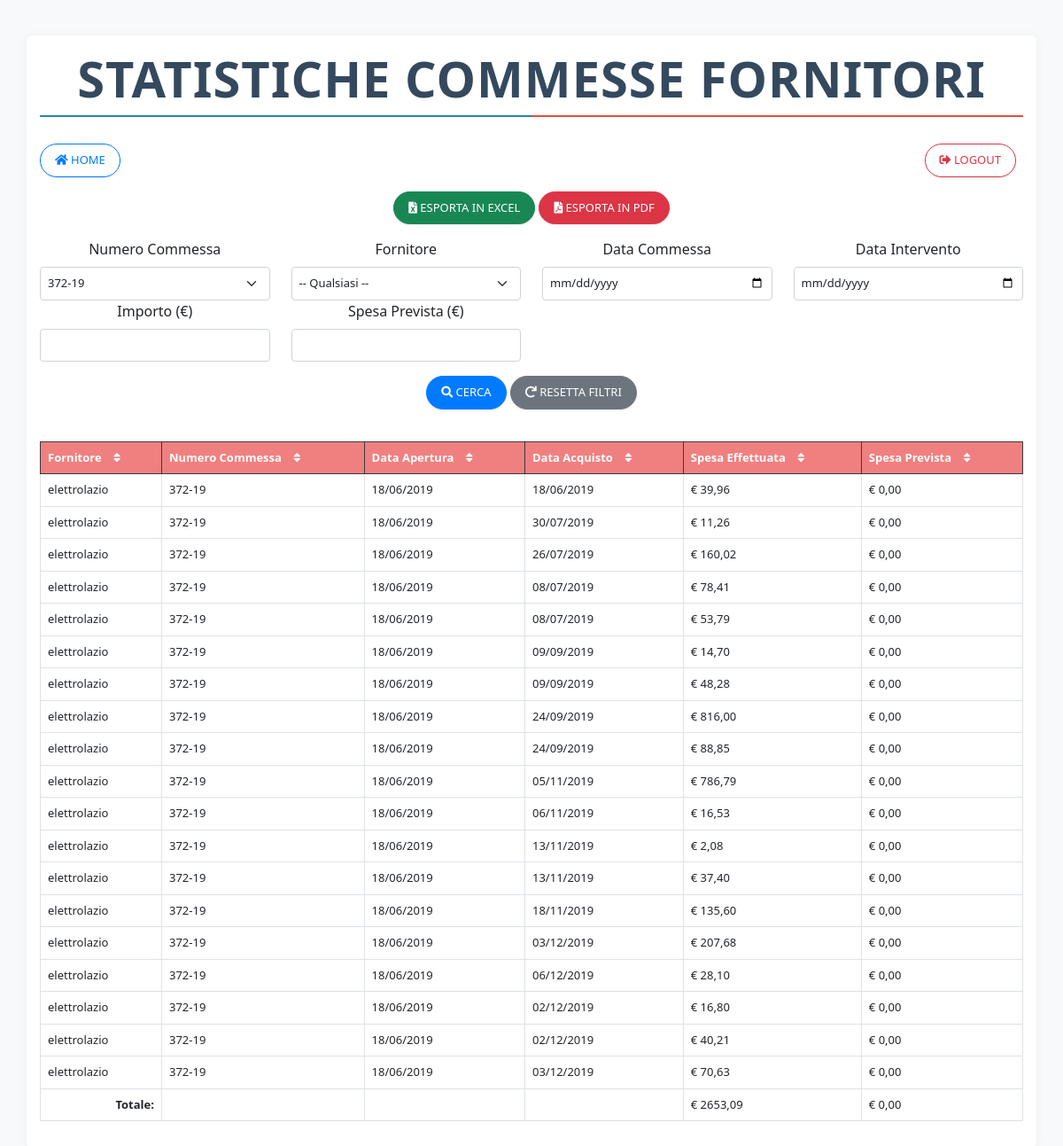
The app's page /php/statistiche_commesse_fornitori.php?numeroCommessa=372-19 (signed in) with its own data.
### tables this page shows
CREATE TABLE `comm_fornitore` (
  `idcomm_fornitore` int(11) NOT NULL,
  `idfornitore` int(11) DEFAULT NULL,
  `idtipologia_rif` int(11) DEFAULT NULL,
  `rif` varchar(255) DEFAULT NULL,
  `FileAllegatoRiferimento` LONGBLOB DEFAULT NULL,
  `datains` date DEFAULT NULL,
  `importo` double DEFAULT NULL,
  `idcommessa` int(11) DEFAULT NULL
);

CREATE TABLE `fornitori` (
  `idfornitore` int(11) NOT NULL,
  `idcommessa` int(11) DEFAULT NULL,
  `fornitore` varchar(255) DEFAULT NULL
);

CREATE TABLE `commesse` (
  `idcommessa` int(11) NOT NULL,
  `idcliente` int(11) DEFAULT NULL,
  `numero` varchar(255) DEFAULT NULL,
  `rifoff` varchar(255) DEFAULT NULL,
  `stato` varchar(255) DEFAULT NULL,
  `dataapertura` date DEFAULT NULL,
  `deslavoro` longtext DEFAULT NULL,
  `costooffertauscita` double DEFAULT NULL,
  `costo_tot_comm_prev` double DEFAULT NULL,
  `costo_tot_forn_prev` double DEFAULT NULL,
  `costo_tot_pers_prev` double DEFAULT NULL,
  `datachiusura` date DEFAULT NULL,
  `percalert` int(11) DEFAULT 50
);

### php/statistiche_commesse_fornitori.php (the view, shortened to what this page needs)
<?php
include_once("connection.php");
$numeroCommessa = isset($_GET['numeroCommessa']) ? mysqli_real_escape_string($mysqli, $_GET['numeroCommessa']) : '';
$dataCommessa = isset($_GET['dataCommessa']) ? mysqli_real_escape_string($mysqli, $_GET['dataCommessa']) : '';
$dataIntervento = isset($_GET['dataIntervento']) ? mysqli_real_escape_string($mysqli, $_GET['dataIntervento']) : '';
$query = "SELECT
              fornitori.fornitore,
              commesse.numero,
              DATE_FORMAT(commesse.dataapertura, '%d/%m/%Y') AS data_ap,
              DATE_FORMAT(comm_fornitore.datains, '%d/%m/%Y') AS data_lavoro,
              comm_fornitore.importo,
              commesse.costo_tot_forn_prev AS spesa_prevista
          FROM comm_fornitore
          LEFT JOIN fornitori ON fornitori.idfornitore = comm_fornitore.idfornitore
          INNER JOIN commesse ON commesse.idcommessa = comm_fornitore.idcommessa
          WHERE 1=1";
if (!empty($numeroCommessa)) {
    $query .= " AND commesse.numero = '$numeroCommessa'";
}
$result = mysqli_query($mysqli, $query);
$numeriCommessaResult = mysqli_query($mysqli, "SELECT idcommessa, numero FROM commesse WHERE LOWER(stato) IN ('aperta', 'chiusa')  ORDER BY numero DESC");
?>
<!DOCTYPE html>
<html lang="it">
<head>
    <link href="https://cdn.jsdelivr.net/npm/bootstrap@5.3.0-alpha1/dist/css/bootstrap.min.css" rel="stylesheet">
    <link rel="stylesheet" href="https://cdnjs.cloudflare.com/ajax/libs/font-awesome/5.15.4/css/all.min.css">
    <link rel="stylesheet" href="style.css">
</head>
<body>
<div class="container">
    <h1 class="text-center display-4 mb-4">Statistiche Commesse Fornitori</h1>
    <div class="d-flex justify-content-between mb-3">
        <a href="index.php" class="btn btn-outline-light"><i class="fas fa-home"></i> Home</a>
        <a href="logout.php" class="btn btn-outline-danger"><i class="fas fa-sign-out-alt"></i> Logout</a>
    </div>
	<div class="mb-3 text-center">
        <a href="javascript:void(0)" class="btn btn-success" onclick="exportToExcel()"><i class="fas fa-file-excel"></i> Esporta in Excel</a>
        <a href="javascript:void(0)" class="btn btn-danger" onclick="exportToPDF()"><i class="fas fa-file-pdf"></i> Esporta in PDF</a>
    </div>
    <form id="filterForm" action="statistiche_commesse_fornitori.php" method="GET" class="mb-3">
        <div class="row">
            <div class="col-md-3">
                <label for="numeroCommessa" class="form-label">Numero Commessa</label>
                <select name="numeroCommessa" class="form-select">
                    <?php while ($row = mysqli_fetch_assoc($numeriCommessaResult)) { ?>
                        <option value="<?php echo htmlspecialchars($row['numero']); ?>" <?php if($row['numero'] == $numeroCommessa) echo 'selected'; ?>>
                            <?php echo htmlspecialchars($row['numero']); ?>
                        </option>
                    <?php } ?>
                </select>
            </div>
            <div class="col-md-3">
                <label for="fornitore" class="form-label">Fornitore</label>
                <select name="fornitore" class="form-select">
                    <option value="">-- Qualsiasi --</option>
                </select>
            </div>
            <div class="col-md-3">
                <label for="dataCommessa" class="form-label">Data Commessa</label>
                <input type="date" name="dataCommessa" class="form-control" id="dataCommessa" value="<?php echo $dataCommessa; ?>">
            </div>
            <div class="col-md-3">
                <label for="dataIntervento" class="form-label">Data Intervento</label>
                <input type="date" name="dataIntervento" class="form-control" id="dataIntervento" value="<?php echo $dataIntervento; ?>">
            </div>
            <div class="col-md-3">
                <label for="importo" class="form-label">Importo (€)</label>
                <input type="number" step="0.01" name="importo" class="form-control" id="importo" value="<?php echo isset($_GET['importo']) ? htmlspecialchars($_GET['importo']) : ''; ?>">
            </div>
            <div class="col-md-3">
                <label for="spesaPrevista" class="form-label">Spesa Prevista (€)</label>
                <input type="number" step="0.01" name="spesaPrevista" class="form-control" id="spesaPrevista" value="<?php echo isset($_GET['spesaPrevista']) ? htmlspecialchars($_GET['spesaPrevista']) : ''; ?>">
            </div>
            <div class="text-center mt-3 filter-buttons">
                <button type="submit" class="btn btn-primary"><i class="fas fa-search"></i> Cerca</button>
                <button type="button" class="btn btn-secondary" id="resetFilters"><i class="fas fa-redo"></i> Resetta Filtri</button>
            </div>
        </div>
    </form>
    <div class="table-responsive">
        <table class="table table-hover table-bordered">
		<thead class="table-dark">
			<tr>
				<th onclick="sortTable(0, this)">Fornitore <span class="sort-icon"><i class="fas fa-sort"></i></span></th>
				<th onclick="sortTable(1, this)">Numero Commessa <span class="sort-icon"><i class="fas fa-sort"></i></span></th>
				<th onclick="sortTable(2, this)">Data Apertura <span class="sort-icon"><i class="fas fa-sort"></i></span></th>
				<th onclick="sortTable(3, this)">Data Acquisto <span class="sort-icon"><i class="fas fa-sort"></i></span></th>
				<th onclick="sortTable(4, this)">Spesa Effettuata <span class="sort-icon"><i class="fas fa-sort"></i></span></th>
				<th onclick="sortTable(5, this)">Spesa Prevista <span class="sort-icon"><i class="fas fa-sort"></i></span></th>
			</tr>
		</thead>
            <tbody>
                <?php while ($row = mysqli_fetch_assoc($result)) { ?>
                    <tr>
                        <td><?php echo htmlspecialchars($row['fornitore']); ?></td>
                        <td><?php echo htmlspecialchars($row['numero']); ?></td>
                        <td><?php echo htmlspecialchars($row['data_ap']); ?></td>
                        <td><?php echo htmlspecialchars($row['data_lavoro']); ?></td>
                        <td>€ <?php echo str_replace('.', ',', sprintf('%.2f', $row['importo'])); ?></td>
                        <td>€ <?php echo str_replace('.', ',', sprintf('%.2f', $row['spesa_prevista'])); ?></td>
                    </tr>
                <?php } ?>
                <tr id="totalsRow">
                    <td class="text-end"><strong>Totale:</strong></td>
                    <td></td>
                    <td></td>
                    <td></td>
                    <td id="totalImporto"></td>
                    <td id="totalSpesaPrevista"></td>
                </tr>
            </tbody>
        </table>
    </div>
</div>
</body>
</html>

### php/style.css (style rules this page uses)
body { background-color: #f8f9fa; color: #212529; }
h1.text-center.display-4 { position: relative; font-weight: bold !important; color: #34495e !important; text-transform: uppercase !important; letter-spacing: 1px !important; margin-bottom: 30px !important; padding-bottom: 10px !important; background: none !important; overflow: hidden; }
h1.text-center.display-4::before, h1.text-center.display-4::after { content: ''; position: absolute; height: 2px; width: 50%; bottom: 0; background-color: #2980b9; transition: all 0.4s ease; z-index: 1; }
h1.text-center.display-4::before { left: 0; background-color: #2980b9; }
h1.text-center.display-4::after { right: 0; background-color: #e74c3c; }
h1.text-center.display-4::before, h1.text-center.display-4::after { animation: move-bar 2s ease infinite alternate; }
.container { margin-top: 40px; padding: 15px; background-color: #ffffff; border-radius: 6px; box-shadow: 0 0 10px rgba(0, 0, 0, 0.05); }
.table { background-color: #ffffff; border: 1px solid #dee2e6; border-radius: 4px; width: 100%; table-layout: auto; }
.table th, .table td { vertical-align: middle; color: #212529; padding: 8px; font-size: 13px; }
.table thead th { background-color: #f08080; color: #ffffff; text-align: left; font-weight: bold; }
.btn { border-radius: 20px; padding: 8px 16px; font-size: 13px; font-weight: 500; text-transform: uppercase; box-shadow: 0 1px 3px rgba(0, 0, 0, 0.1); }
.btn-primary { background-color: #007bff; border-color: #007bff; color: #fff; }
.btn-outline-light { border-color: #007bff; color: #007bff; }
.form-control, .form-select { background-color: #ffffff; color: #212529; border: 1px solid #ced4da; padding: 8px; font-size: 13px; border-radius: 4px; }
.form-label { display: block; text-align: center; }
.form-control::placeholder { color: #6c757d; }
.d-flex .btn { margin-right: 8px; padding: 8px 16px; font-size: 13px; border-radius: 20px; }
.sort-icon { margin-left: 10px; cursor: pointer; }

### php/statistiche_commesse_fornitori.php (style rules this page uses)
.filter-buttons { margin-bottom: 20px; }

### records on screen
comm_fornitore: idfornitore.fornitore "elettrolazio", idcommessa.numero "372-19", data_ap "18/06/2019", data_lavoro "18/06/2019", importo "39,96", idcommessa.costo_tot_forn_prev "0,00"
comm_fornitore: idfornitore.fornitore "elettrolazio", idcommessa.numero "372-19", data_ap "18/06/2019", data_lavoro "30/07/2019", importo "11,26", idcommessa.costo_tot_forn_prev "0,00"
comm_fornitore: idfornitore.fornitore "elettrolazio", idcommessa.numero "372-19", data_ap "18/06/2019", data_lavoro "26/07/2019", importo "160,02", idcommessa.costo_tot_forn_prev "0,00"
comm_fornitore: idfornitore.fornitore "elettrolazio", idcommessa.numero "372-19", data_ap "18/06/2019", data_lavoro "08/07/2019", importo "78,41", idcommessa.costo_tot_forn_prev "0,00"
comm_fornitore: idfornitore.fornitore "elettrolazio", idcommessa.numero "372-19", data_ap "18/06/2019", data_lavoro "08/07/2019", importo "53,79", idcommessa.costo_tot_forn_prev "0,00"
comm_fornitore: idfornitore.fornitore "elettrolazio", idcommessa.numero "372-19", data_ap "18/06/2019", data_lavoro "09/09/2019", importo "14,70", idcommessa.costo_tot_forn_prev "0,00"
comm_fornitore: idfornitore.fornitore "elettrolazio", idcommessa.numero "372-19", data_ap "18/06/2019", data_lavoro "09/09/2019", importo "48,28", idcommessa.costo_tot_forn_prev "0,00"
comm_fornitore: idfornitore.fornitore "elettrolazio", idcommessa.numero "372-19", data_ap "18/06/2019", data_lavoro "24/09/2019", importo "816,00", idcommessa.costo_tot_forn_prev "0,00"
comm_fornitore: idfornitore.fornitore "elettrolazio", idcommessa.numero "372-19", data_ap "18/06/2019", data_lavoro "24/09/2019", importo "88,85", idcommessa.costo_tot_forn_prev "0,00"
comm_fornitore: idfornitore.fornitore "elettrolazio", idcommessa.numero "372-19", data_ap "18/06/2019", data_lavoro "05/11/2019", importo "786,79", idcommessa.costo_tot_forn_prev "0,00"
comm_fornitore: idfornitore.fornitore "elettrolazio", idcommessa.numero "372-19", data_ap "18/06/2019", data_lavoro "06/11/2019", importo "16,53", idcommessa.costo_tot_forn_prev "0,00"
comm_fornitore: idfornitore.fornitore "elettrolazio", idcommessa.numero "372-19", data_ap "18/06/2019", data_lavoro "13/11/2019", importo "2,08", idcommessa.costo_tot_forn_prev "0,00"
comm_fornitore: idfornitore.fornitore "elettrolazio", idcommessa.numero "372-19", data_ap "18/06/2019", data_lavoro "13/11/2019", importo "37,40", idcommessa.costo_tot_forn_prev "0,00"
comm_fornitore: idfornitore.fornitore "elettrolazio", idcommessa.numero "372-19", data_ap "18/06/2019", data_lavoro "18/11/2019", importo "135,60", idcommessa.costo_tot_forn_prev "0,00"
comm_fornitore: idfornitore.fornitore "elettrolazio", idcommessa.numero "372-19", data_ap "18/06/2019", data_lavoro "03/12/2019", importo "207,68", idcommessa.costo_tot_forn_prev "0,00"
comm_fornitore: idfornitore.fornitore "elettrolazio", idcommessa.numero "372-19", data_ap "18/06/2019", data_lavoro "06/12/2019", importo "28,10", idcommessa.costo_tot_forn_prev "0,00"
comm_fornitore: idfornitore.fornitore "elettrolazio", idcommessa.numero "372-19", data_ap "18/06/2019", data_lavoro "02/12/2019", importo "16,80", idcommessa.costo_tot_forn_prev "0,00"
comm_fornitore: idfornitore.fornitore "elettrolazio", idcommessa.numero "372-19", data_ap "18/06/2019", data_lavoro "02/12/2019", importo "40,21", idcommessa.costo_tot_forn_prev "0,00"
comm_fornitore: idfornitore.fornitore "elettrolazio", idcommessa.numero "372-19", data_ap "18/06/2019", data_lavoro "03/12/2019", importo "70,63", idcommessa.costo_tot_forn_prev "0,00"

### other values on screen
form field numeroCommessa "372-19"
